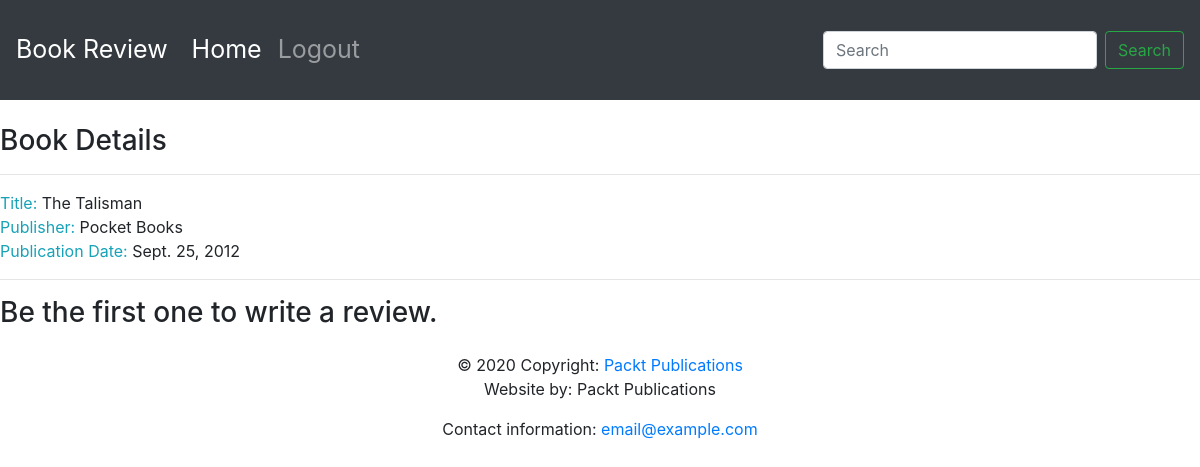
The page /books/2/ on the database as committed earlier.
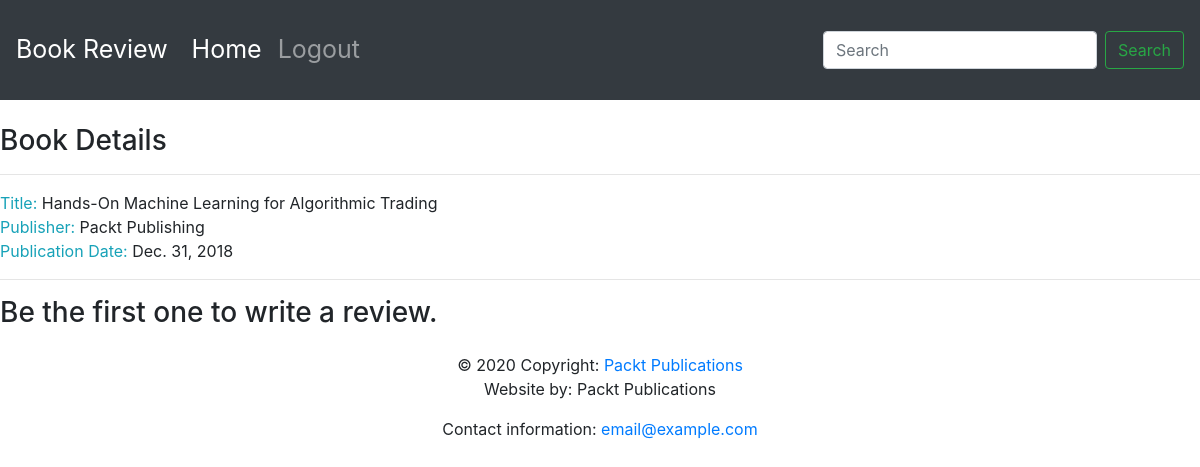
The same page on the database as committed later.
### reviews/models.py (models this page shows, shortened)
class Book(models.Model):
    title = models.CharField(max_length=70, help_text="The title of the book.")
    publication_date = models.DateField(verbose_name="Date the book was published.")
    isbn = models.CharField(max_length=20, verbose_name="ISBN number of the book.")
    publisher = models.ForeignKey(Publisher, on_delete=models.CASCADE)
    contributors = models.ManyToManyField('Contributor', through="BookContributor")

class Publisher(models.Model):
    name = models.CharField(max_length=50, help_text="The name of the Publisher.")
    website = models.URLField(help_text="The Publisher's website.")
    email = models.EmailField(help_text="The Publisher's email address.")
    def __str__(self):
        return self.name

### reviews/views.py (the view)
# urls.py: path('books/<int:pk>/', views.book_detail, name='book_detail')]
def book_detail(request, pk):
    book = get_object_or_404(Book, pk=pk)
    reviews = book.review_set.all()
    if reviews:
        book_rating = average_rating([review.rating for \
                                      review in reviews])
        context = {"book": book, "book_rating": book_rating, "reviews": reviews}
    else:
        context = {"book": book, "book_rating": None, "reviews": None}
    return render(request, "reviews/book_detail.html", context)

### reviews/templates/reviews/book_detail.html (shortened to what this page needs)
{% extends 'base.html' %}
{% block content %}
<br>
<h3>Book Details</h3>
<hr>
<span class="text-info">Title: </span> <span>{{ book.title }}</span>
<br>
<span class="text-info">Publisher: </span><span>{{ book.publisher }}</span>
<br>
<span class="text-info">Publication Date: </span><span>{{ book.publication_date }}</span>
<br>
{% if not reviews %}
<hr>
<h3>Be the first one to write a review.</h3>
{% endif %}
{% endblock %}

### templates/base.html (shortened to what this page needs)
<!doctype html>
{% load static %}
<html lang="en">
<head>
    <link rel="stylesheet" href="https://stackpath.bootstrapcdn.com/bootstrap/4.4.1/css/bootstrap.min.css"
>
    <link rel="stylesheet" href="https://cdnjs.cloudflare.com/ajax/libs/font-awesome/4.7.0/css/font-awesome.min.css">
</head>
<body>
<nav class="navbar navbar-expand-sm navbar-dark bg-dark sticky-top">
    <a class="navbar-brand" href="/">Book Review</a>
    <div class="collapse navbar-collapse" id="navbarSupportedContent">
        <ul class="navbar-nav mr-auto">
            <li class="nav-item active">
                <a class="nav-link" href="/books/">Home <span class="sr-only">(current)</span></a>
            </li>
            <li class="nav-item">
                <a class="nav-link" href="#">Logout</a>
            </li>
        </ul>
        <form class="form-inline my-2 my-lg-0">
            <input class="form-control mr-sm-2" type="search" placeholder="Search" aria-label="Search">
            <button class="btn btn-outline-success my-2 my-sm-0" type="submit">Search</button>
        </form>
    </div>
</nav>
{% block content %}{% endblock %}
<footer class="page-footer font-small blue">
    <div class="footer-copyright text-center py-3">© 2020 Copyright:
        <a href="https://www.packtpub.com"> Packt Publications</a>
        <p>Website by: Packt Publications</p>
        <p>Contact information: <a href="mailto:email@example.com">email@example.com</a></p>
    </div>
</footer>
</body>
</html>

### templates/base.html (style rules this page uses)
.navbar { min-height: 100px; font-size: 25px; }
.navbar-brand { font-size: 25px; }

Rows that differ between the two databases and show on the page:
changed Book: title "The Talisman" → "Hands-On Machine Learning for Algorithmic Trading"; publisher "Pocket Books" → "Packt Publishing"; publication_date "Sept. 25, 2012" → "Dec. 31, 2018"
